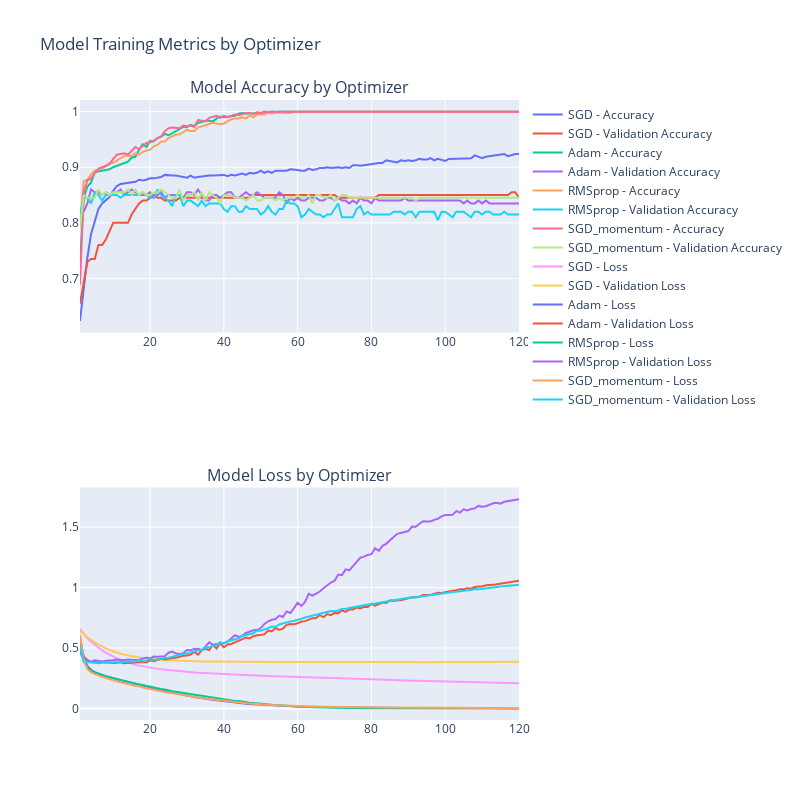

This figure's notebook cell:
### Code cell
plotly_go(hist_120_epochs_batch_32)
